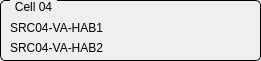
  <widget class="QGroupBox" name="GBCell4">
   <property name="geometry">
    <rect>
     <x>290</x>
     <y>90</y>
     <width>261</width>
     <height>61</height>
    </rect>
   </property>
   <property name="styleSheet">
    <string notr="true">QGroupBox {
    border: 1px solid black;
    border-radius: 5px;
    margin-top: 0.5em;
}

QGroupBox::title {
    subcontrol-origin: margin;
    left: 10px;
    padding: 0 3px 0 3px;
}</string>
   </property>
   <property name="title">
    <string>Cell 04</string>
   </property>
   <property name="checkable">
    <bool>false</bool>
   </property>
   <widget class="QLabel" name="label_20">
    <property name="geometry">
     <rect>
      <x>10</x>
      <y>20</y>
      <width>121</width>
      <height>16</height>
     </rect>
    </property>
    <property name="text">
     <string>SRC04-VA-HAB1</string>
    </property>
   </widget>
   <widget class="QLabel" name="label_41">
    <property name="geometry">
     <rect>
      <x>10</x>
      <y>40</y>
      <width>121</width>
      <height>16</height>
     </rect>
    </property>
    <property name="text">
     <string>SRC04-VA-HAB2</string>
    </property>
   </widget>
   <widget class="QESimpleShape" name="ledSRC4HAB1S2">
    <property name="geometry">
     <rect>
      <x>220</x>
      <y>20</y>
      <width>16</width>
      <height>16</height>
     </rect>
    </property>
    <property name="shape">
     <enum>QSimpleShape::circle</enum>
    </property>
    <property name="colour0" stdset="0">
     <color>
      <red>60</red>
      <green>20</green>
      <blue>20</blue>
     </color>
    </property>
    <property name="colour1" stdset="0">
     <color>
      <red>240</red>
      <green>5</green>
      <blue>5</blue>
     </color>
    </property>
    <property name="variable" stdset="0">
     <string>SRC$(v1)-VA-HAB1-FLS2:isInterlock</string>
    </property>
    <property name="variableSubstitutions" stdset="0">
     <string>v1=04</string>
    </property>
    <property name="edgeAlarmStateOption" stdset="0">
     <enum>QESimpleShape::Never</enum>
    </property>
    <property name="displayAlarmStateOption" stdset="0">
     <enum>QESimpleShape::Never</enum>
    </property>
   </widget>
   <widget class="QESimpleShape" name="ledSRC4HAB1S1">
    <property name="geometry">
     <rect>
      <x>150</x>
      <y>20</y>
      <width>16</width>
      <height>16</height>
     </rect>
    </property>
    <property name="shape">
     <enum>QSimpleShape::circle</enum>
    </property>
    <property name="colour0" stdset="0">
     <color>
      <red>60</red>
      <green>20</green>
      <blue>20</blue>
     </color>
    </property>
    <property name="colour1" stdset="0">
     <color>
      <red>240</red>
      <green>5</green>
      <blue>5</blue>
     </color>
    </property>
    <property name="flash0" stdset="0">
     <bool>false</bool>
    </property>
    <property name="flash1" stdset="0">
     <bool>false</bool>
    </property>
    <property name="variable" stdset="0">
     <string>SRC$(v1)-VA-HAB1-FLS1:isInterlock</string>
    </property>
    <property name="variableSubstitutions" stdset="0">
     <string>v1=04</string>
    </property>
    <property name="edgeAlarmStateOption" stdset="0">
     <enum>QESimpleShape::Never</enum>
    </property>
    <property name="displayAlarmStateOption" stdset="0">
     <enum>QESimpleShape::Never</enum>
    </property>
   </widget>
   <widget class="QESimpleShape" name="ledSRC4HAB2S2">
    <property name="geometry">
     <rect>
      <x>220</x>
      <y>40</y>
      <width>16</width>
      <height>16</height>
     </rect>
    </property>
    <property name="shape">
     <enum>QSimpleShape::circle</enum>
    </property>
    <property name="colour0" stdset="0">
     <color>
      <red>60</red>
      <green>20</green>
      <blue>20</blue>
     </color>
    </property>
    <property name="colour1" stdset="0">
     <color>
      <red>240</red>
      <green>5</green>
      <blue>5</blue>
     </color>
    </property>
    <property name="variable" stdset="0">
     <string>SRC$(v1)-VA-HAB2-FLS2:isInterlock</string>
    </property>
    <property name="variableSubstitutions" stdset="0">
     <string>v1=04</string>
    </property>
    <property name="edgeAlarmStateOption" stdset="0">
     <enum>QESimpleShape::Never</enum>
    </property>
    <property name="displayAlarmStateOption" stdset="0">
     <enum>QESimpleShape::Never</enum>
    </property>
   </widget>
   <widget class="QESimpleShape" name="ledSRC4HAB2S1">
    <property name="geometry">
     <rect>
      <x>150</x>
      <y>40</y>
      <width>16</width>
      <height>16</height>
     </rect>
    </property>
    <property name="shape">
     <enum>QSimpleShape::circle</enum>
    </property>
    <property name="colour0" stdset="0">
     <color>
      <red>60</red>
      <green>20</green>
      <blue>20</blue>
     </color>
    </property>
    <property name="colour1" stdset="0">
     <color>
      <red>240</red>
      <green>5</green>
      <blue>5</blue>
     </color>
    </property>
    <property name="flash0" stdset="0">
     <bool>false</bool>
    </property>
    <property name="flash1" stdset="0">
     <bool>false</bool>
    </property>
    <property name="variable" stdset="0">
     <string>SRC$(v1)-VA-HAB2-FLS1:isInterlock</string>
    </property>
    <property name="variableSubstitutions" stdset="0">
     <string>v1=04</string>
    </property>
    <property name="edgeAlarmStateOption" stdset="0">
     <enum>QESimpleShape::Never</enum>
    </property>
    <property name="displayAlarmStateOption" stdset="0">
     <enum>QESimpleShape::Never</enum>
    </property>
   </widget>
  </widget>
